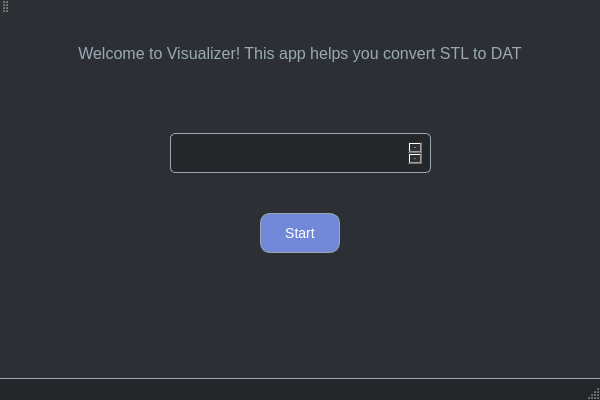
<?xml version="1.0" encoding="UTF-8"?>
<ui version="4.0">
 <class>VisualizerClass</class>
 <widget class="QMainWindow" name="VisualizerClass">
  <property name="geometry">
   <rect>
    <x>0</x>
    <y>0</y>
    <width>600</width>
    <height>400</height>
   </rect>
  </property>
  <property name="windowTitle">
   <string>Visualizer</string>
  </property>
  <widget class="QWidget" name="centralWidget">
   <property name="styleSheet">
    <string notr="true">
     QWidget {
         background-color: #2C2F33;
         color: #DCDDDE;
         font-family: 'Segoe UI', Tahoma, Geneva, Verdana, sans-serif;
         font-size: 14px;
     }
     QPushButton {
         background-color: #7289DA;
         color: white;
         border-radius: 10px;
         border: 1px solid #99AAB5;
         padding: 8px 16px;
         font-size: 14px;
     }
     QPushButton:hover {
         background-color: #5B6EAE;
     }
     QTextEdit {
         background-color: #23272A;
         color: #DCDDDE;
         border: 1px solid #99AAB5;
         border-radius: 5px;
         padding: 8px;
     }
     QLabel {
         color: #99AAB5;
         font-size: 16px;
     }
    </string>
   </property>
   <widget class="QLabel" name="appDescriptionLabel">
    <property name="geometry">
     <rect>
      <x>0</x>
      <y>20</y>
      <width>600</width>
      <height>40</height>
     </rect>
    </property>
    <property name="text">
     <string>Welcome to Visualizer! This app helps you convert STL to DAT</string>
    </property>
    <property name="alignment">
     <set>Qt::AlignCenter</set>
    </property>
   </widget>
   <widget class="QPushButton" name="startButton">
    <property name="geometry">
     <rect>
      <x>260</x>
      <y>200</y>
      <width>80</width>
      <height>40</height>
     </rect>
    </property>
    <property name="text">
     <string>Start</string>
    </property>
   </widget>
   <widget class="QTextEdit" name="textBox">
    <property name="geometry">
     <rect>
      <x>170</x>
      <y>120</y>
      <width>261</width>
      <height>40</height>
     </rect>
    </property>
   </widget>
  </widget>
  <widget class="QMenuBar" name="menuBar">
   <property name="geometry">
    <rect>
     <x>0</x>
     <y>0</y>
     <width>600</width>
     <height>20</height>
    </rect>
   </property>
   <property name="styleSheet">
    <string>
     QMenuBar {
         background-color: #2C2F33;
         color: #DCDDDE;
         border-bottom: 1px solid #99AAB5;
     }
     QMenuBar::item {
         background-color: #2C2F33;
         color: #DCDDDE;
     }
     QMenuBar::item:selected {
         background-color: #7289DA;
     }
    </string>
   </property>
  </widget>
  <widget class="QToolBar" name="mainToolBar">
   <property name="styleSheet">
    <string>
     QToolBar {
         background-color: #2C2F33;
         border: none;
         color: white;
     }
     QToolBar::separator {
         background-color: #99AAB5;
     }
    </string>
   </property>
   <attribute name="toolBarArea">
    <enum>TopToolBarArea</enum>
   </attribute>
   <attribute name="toolBarBreak">
    <bool>false</bool>
   </attribute>
  </widget>
  <widget class="QStatusBar" name="statusBar">
   <property name="styleSheet">
    <string>
     QStatusBar {
         background-color: #23272A;
         color: #DCDDDE;
         border-top: 1px solid #99AAB5;
     }
    </string>
   </property>
  </widget>
 </widget>
 <layoutdefault spacing="10" margin="15"/>
 <resources>
  <include location="Visualizer.qrc"/>
 </resources>
 <connections/>
</ui>
